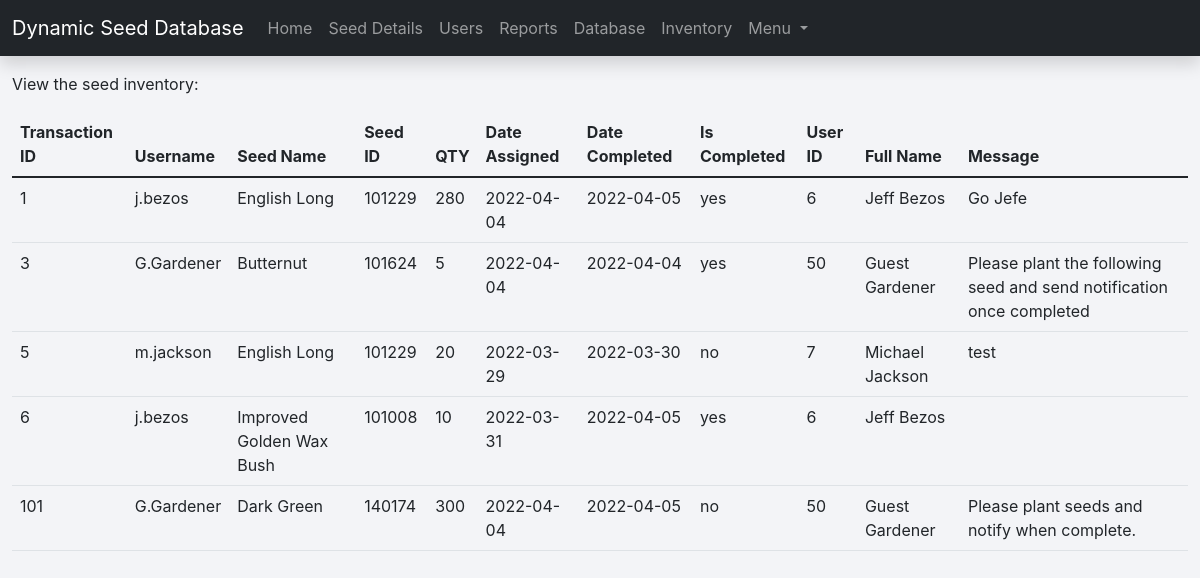
The app's page /notification-done.php (signed in) with its own data.
### tables this page shows
CREATE TABLE `user_transactions` (
  `transaction_id` int(11) NOT NULL,
  `username` varchar(30) NOT NULL,
  `seed_name` varchar(30) NOT NULL,
  `seed_id` int(10) NOT NULL,
  `quantity` int(10) NOT NULL,
  `date_assigned` date NOT NULL,
  `date_completed` date NOT NULL,
  `isCompleted` varchar(3) NOT NULL,
  `id_user` int(6) NOT NULL,
  `full_name_transactions` varchar(30) NOT NULL,
  `message` varchar(100) NOT NULL
);

### notification-done.php (the view, shortened to what this page needs)
<?php
$DATABASE_HOST = 'localhost';
$DATABASE_USER = 'phpmyadmin';
$DATABASE_PASS = 'root';
$DATABASE_NAME = 'dynamic_seed_management';
$con = mysqli_connect($DATABASE_HOST, $DATABASE_USER, $DATABASE_PASS, $DATABASE_NAME);
$stmt = $con->prepare('SELECT password, isAdmin FROM user WHERE id = ?');
$stmt->bind_param('i', $_SESSION['id']);
$stmt->execute();
$stmt->bind_result($password, $isAdmin);
?>
<!DOCTYPE html>
<html>
	<head>
		<link href="style.css" rel="stylesheet" type="text/css">
		<link rel="stylesheet" href="https://use.fontawesome.com/releases/v5.7.1/css/all.css">
    	<link href="https://cdn.jsdelivr.net/npm/bootstrap@5.1.3/dist/css/bootstrap.min.css"
			  rel="stylesheet"
>
	</head>
	<body class="loggedin">
		<nav class="navbar navbar-expand-lg navbar-dark bg-dark shadow">
		  <div class="container-fluid">
			<a class="navbar-brand" href="#">Dynamic Seed Database</a>
			<div class="collapse navbar-collapse" id="navbarNavDropdown">
			  <ul class="navbar-nav">
				<li class="nav-item">
				  <a class="nav-link" aria-current="page" href="home.php">Home</a>
				</li>
				<li class="nav-item">
				  <a class="nav-link" href="seed-page.php">Seed Details</a>
				</li>
				<?php
				if ($isAdmin == 'yes') {
				echo  '<li class="nav-item active"><a class="nav-link" href="users.php">Users</a></li>',
					  '<li class="nav-item"><a class="nav-link" href="alert-and-report.php">Reports</a></li>';
				} ?>
				  <li class="nav-item"><a class="nav-link" href="seed-database.php">Database</a></li>
				<li class="nav-item">
				  <a class="nav-link" href="inventory.php">Inventory</a>
				</li>
				<li class="nav-item dropdown">
				  <a class="nav-link dropdown-toggle" href="#" id="navbarDropdownMenuLink" role="button" data-bs-toggle="dropdown" aria-expanded="false">
					Menu
				  </a>
				</li>
			  </ul>
			</div>
		  </div>
		</nav>
		<div class="mt-3">
			<div class="container-fluid">
				<p>	View the seed inventory: <br></p>
				<table class="table">
					<thead>
					<tr>
						<th scope="col">Transaction ID</th>
						<th scope="col">Username</th>
						<th scope="col">Seed Name</th>
						<th scope="col">Seed ID</th>
						<th scope="col">QTY</th>
						<th scope="col">Date Assigned</th>
						<th scope="col">Date Completed</th>
						<th scope="col">Is Completed</th>
						<th scope="col">User ID</th>
						<th scope="col">Full Name</th>
						<th scope="col">Message</th>
					</tr>
					</thead>
					<?php
					$query = mysqli_query($con, "SELECT * FROM user_transactions ORDER by transaction_id");
					while($row = mysqli_fetch_assoc($query)){ ?>
					<tr>
						<td><?php echo $row['transaction_id']; ?></td>
						<td><?php echo $row['username']; ?></td>
						<td><?php echo $row['seed_name']; ?></td>
						<td><?php echo $row['seed_id']; ?></td>
						<td><?php echo $row['quantity']; ?></td>
						<td><?php echo $row['date_assigned']; ?></td>
						<td><?php echo $row['date_completed']; ?></td>
						<td><?php echo $row['isCompleted']; ?></td>
						<td><?php echo $row['id_user']; ?></td>
						<td><?php echo $row['full_name_transactions']; ?></td>
						<td><?php echo $row['message']; ?></td>
					</tr>
					<?php } ?>
				</table>
			</div>
		</div>
	</body>
</html>

### style.css (style rules this page uses)
* { box-sizing: border-box; font-family: -apple-system, BlinkMacSystemFont, "segoe ui", roboto, oxygen, ubuntu, cantarell, "fira sans", "droid sans", "helvetica neue", Arial, sans-serif; font-size: 16px; -webkit-font-smoothing: antialiased; -moz-osx-font-smoothing: grayscale; }
body { background-color: #212529; }
body.loggedin { background-color: #f3f4f7; }

### records on screen
user_transactions: transaction_id "1", username "j.bezos", seed_name "English Long", seed "101229", quantity "280", date_assigned "2022-04-04", date_completed "2022-04-05", isCompleted "yes", id_user "6", full_name_transactions "Jeff Bezos", message "Go Jefe"
user_transactions: transaction_id "3", username "G.Gardener", seed_name "Butternut", seed "101624", quantity "5", date_assigned "2022-04-04", date_completed "2022-04-04", isCompleted "yes", id_user "50", full_name_transactions "Guest Gardener", message "Please plant the following seed and send notification once completed"
user_transactions: transaction_id "5", username "m.jackson", seed_name "English Long", seed "101229", quantity "20", date_assigned "2022-03-29", date_completed "2022-03-30", isCompleted "no", id_user "7", full_name_transactions "Michael Jackson", message "test"
user_transactions: transaction_id "6", username "j.bezos", seed_name "Improved Golden Wax Bush", seed "101008", quantity "10", date_assigned "2022-03-31", date_completed "2022-04-05", isCompleted "yes", id_user "6", full_name_transactions "Jeff Bezos"
user_transactions: transaction_id "101", username "G.Gardener", seed_name "Dark Green", seed "140174", quantity "300", date_assigned "2022-04-04", date_completed "2022-04-05", isCompleted "no", id_user "50", full_name_transactions "Guest Gardener", message "Please plant seeds and notify when complete."
